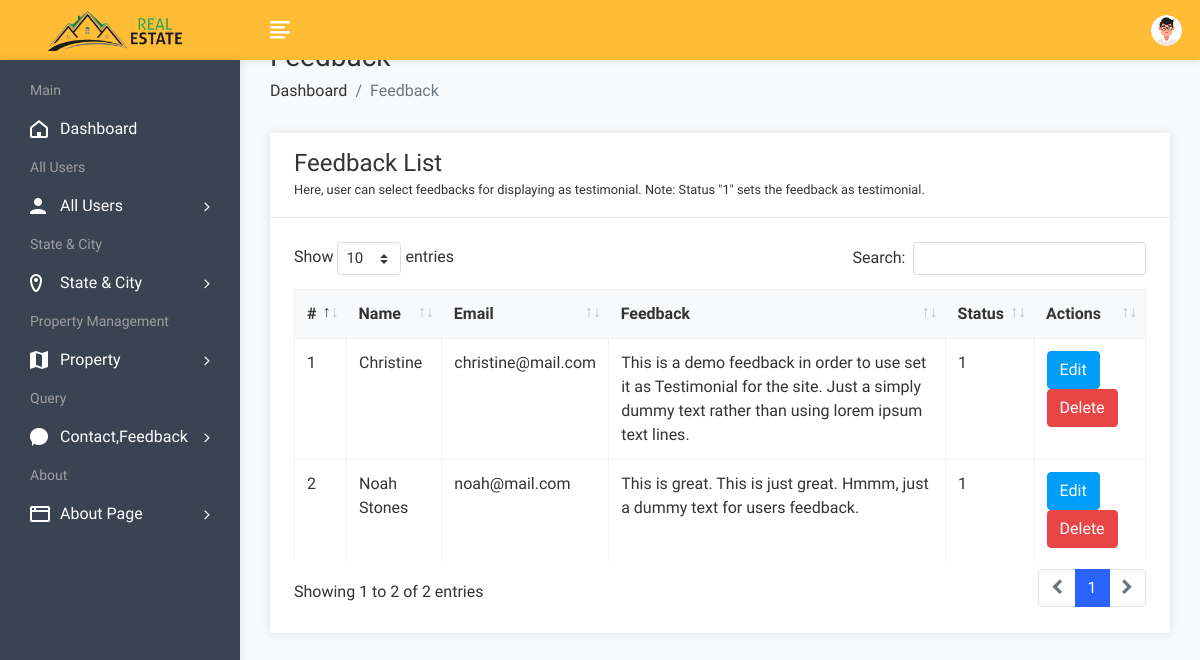
Page /admin/feedbackview.php (signed in) on the earlier database version.
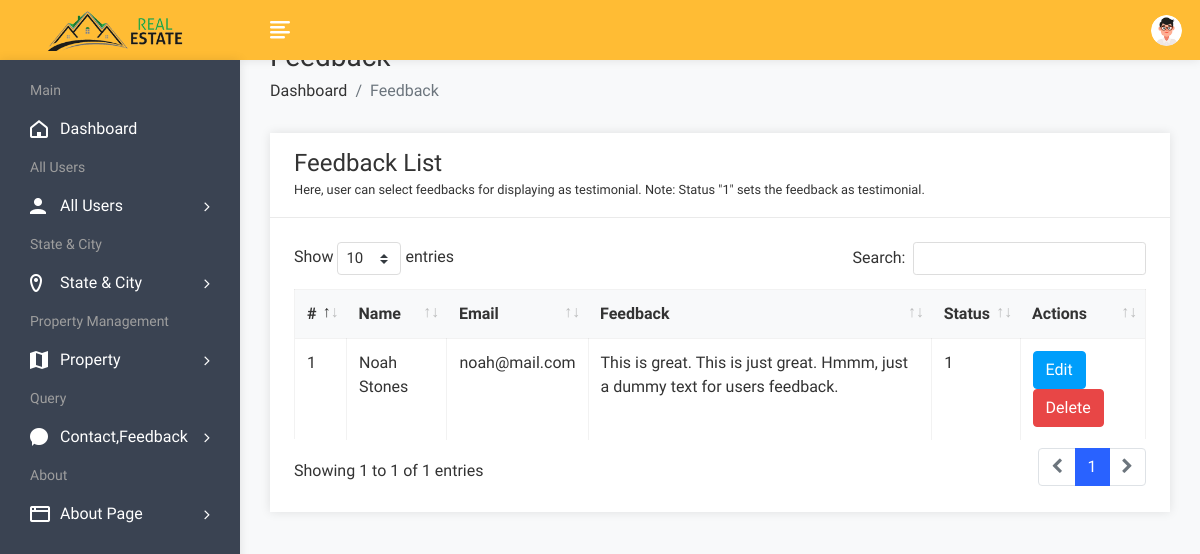
Same page on the later database version.
### tables this page shows
CREATE TABLE `feedback` (
  `fid` int(50) NOT NULL,
  `uid` int(50) NOT NULL,
  `fdescription` varchar(300) NOT NULL,
  `status` int(1) NOT NULL,
  `date` datetime NOT NULL DEFAULT CURRENT_TIMESTAMP
);

CREATE TABLE `user` (
  `uid` int(50) NOT NULL,
  `uname` varchar(100) NOT NULL,
  `uemail` varchar(100) NOT NULL,
  `uphone` varchar(20) NOT NULL,
  `upass` varchar(50) NOT NULL,
  `utype` varchar(50) NOT NULL,
  `uimage` varchar(300) NOT NULL
);

### admin/feedbackview.php (the view, shortened to what this page needs)
<!DOCTYPE html>
<html lang="en">
<head>
        <link rel="stylesheet" href="assets/css/bootstrap.min.css">
        <link rel="stylesheet" href="assets/css/font-awesome.min.css">
        <link rel="stylesheet" href="assets/css/feathericon.min.css">
		<link rel="stylesheet" href="assets/plugins/datatables/dataTables.bootstrap4.min.css">
		<link rel="stylesheet" href="assets/plugins/datatables/responsive.bootstrap4.min.css">
		<link rel="stylesheet" href="assets/plugins/datatables/select.bootstrap4.min.css">
		<link rel="stylesheet" href="assets/plugins/datatables/buttons.bootstrap4.min.css">
        <link rel="stylesheet" href="assets/css/style.css">
    </head>
    <body>
				<?php include("header.php"); ?>
            <div class="page-wrapper">
                <div class="content container-fluid">
					<div class="page-header">
						<div class="row">
							<div class="col">
								<h3 class="page-title">Feedback</h3>
								<ul class="breadcrumb">
									<li class="breadcrumb-item"><a href="dashboard.php">Dashboard</a></li>
									<li class="breadcrumb-item active">Feedback</li>
								</ul>
							</div>
						</div>
					</div>
					<div class="row">
						<div class="col-sm-12">
							<div class="card">
								<div class="card-header">
									<h4 class="card-title">Feedback List</h4>
									<small>Here, user can select feedbacks for displaying as testimonial. Note: Status "1" sets the feedback as testimonial.</small>
								</div>
								<div class="card-body">
									<table id="basic-datatable" class="table table-bordered table-hover">
                                            <thead>
                                                <tr>
                                                    <th>#</th>
                                                    <th>Name</th>
                                                    <th>Email</th>
                                                    <th>Feedback</th>
													<th>Status</th>
                                                    <th>Actions</th>
                                                </tr>
                                            </thead>
                                            <tbody>
											<?php
												$query=mysqli_query($con,"select feedback.*, user.* from feedback,user where feedback.uid=user.uid");
												$cnt=1;
												while($row=mysqli_fetch_array($query))
													{
											?>
                                                <tr>
                                                    <td><?php echo $cnt; ?></td>
                                                    <td><?php echo $row['uname']; ?></td>
                                                    <td><?php echo $row['uemail']; ?></td>
                                                    <td><?php echo $row['2']; ?></td>
                                                    <td><?php echo $row['3']; ?></td>
													<td><a href="feedbackedit.php?id=<?php echo $row['0']; ?>"><button class="btn btn-info">Edit</button></a>
                                                    <a href="feedbackdelete.php?id=<?php echo $row['0']; ?>"><button class="btn btn-danger">Delete</button></a></td>
                                                </tr>
                                                <?php
												$cnt=$cnt+1;
												}
												?>
                                            </tbody>
                                        </table>
								</div>
							</div>
						</div>
					</div>
				</div>
			</div>
    </body>
</html>

Differences in the rows shown:
removed feedback: uid.uname "Christine", uid.uemail "christine@mail.com", fdescription "This is a demo feedback in order to use set it as Testimonial for the site. Just a simply dummy text rather than using lorem ipsum text lines.", status "1"
Other differences:
text written by a page script: "Show entries Search: Showing 1 to 2 of 2 entries 1" → "Show entries Search: Showing 1 to 1 of 1 entries 1"
